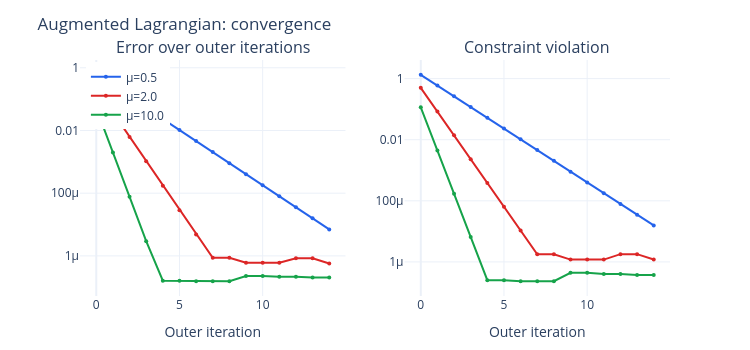

The notebook cell saved with this chart:
### Code cell
fig = make_subplots(rows=1, cols=2,
                    subplot_titles=["Error over outer iterations", "Constraint violation"])

for idx, (mu, recs) in enumerate(aug_lag_results.items()):
    iters = [r["iter"] for r in recs]
    fig.add_trace(go.Scatter(
        x=iters, y=[r["err"] for r in recs],
        mode="lines+markers", name=f"μ={mu}",
        line=dict(color=COLORS[idx], width=2), marker=dict(size=4),
    ), row=1, col=1)
    fig.add_trace(go.Scatter(
        x=iters, y=[r["cv"] for r in recs],
        mode="lines+markers", name=f"μ={mu}",
        line=dict(color=COLORS[idx], width=2), marker=dict(size=4),
        showlegend=False,
    ), row=1, col=2)

for col in [1, 2]:
    fig.update_xaxes(title_text="Outer iteration", row=1, col=col)
    fig.update_yaxes(type="log", row=1, col=col)

fig.update_layout(template="plotly_white", width=750, height=350,
                  title="Augmented Lagrangian: convergence",
                  margin=dict(t=60, b=40),
                  legend=dict(x=0.01, y=0.99))
fig.show()

### Figure 1 — Plotly figure (JSON) as saved in the notebook; plotly's stock layout.template omitted (floating-point values rounded to 4 significant figures)
{"data": [{"line": {"color": "#2563eb", "width": 2}, "marker": {"size": 4}, "mode": "lines+markers", "name": "μ=0.5", "type": "scatter", "x": [0, 1, 2, 3, 4, 5, 6, 7, 8, 9, 10, 11, 12, 13, 14], "xaxis": "x", "y": [0.5963, 0.265, 0.1178, 0.05235, 0.02327, 0.01034, 0.004596, 0.002043, 0.0009078, 0.0004035, 0.0001793, 7.97e-05, 3.542e-05, 1.574e-05, 6.998e-06], "yaxis": "y"}, {"line": {"color": "#2563eb", "width": 2}, "marker": {"size": 4}, "mode": "lines+markers", "name": "μ=0.5", "showlegend": false, "type": "scatter", "x": [0, 1, 2, 3, 4, 5, 6, 7, 8, 9, 10, 11, 12, 13, 14], "xaxis": "x2", "y": [1.333, 0.5926, 0.2634, 0.1171, 0.05202, 0.02312, 0.01028, 0.004567, 0.00203, 0.0009022, 0.000401, 0.0001782, 7.92e-05, 3.52e-05, 1.565e-05], "yaxis": "y2"}, {"line": {"color": "#dc2626", "width": 2}, "marker": {"size": 4}, "mode": "lines+markers", "name": "μ=2.0", "type": "scatter", "x": [0, 1, 2, 3, 4, 5, 6, 7, 8, 9, 10, 11, 12, 13, 14], "xaxis": "x", "y": [0.2236, 0.03727, 0.006211, 0.001035, 0.0001725, 2.876e-05, 4.811e-06, 8.718e-07, 8.718e-07, 6.059e-07, 6.059e-07, 6.059e-07, 8.359e-07, 8.359e-07, 5.691e-07], "yaxis": "y"}, {"line": {"color": "#dc2626", "width": 2}, "marker": {"size": 4}, "mode": "lines+markers", "name": "μ=2.0", "showlegend": false, "type": "scatter", "x": [0, 1, 2, 3, 4, 5, 6, 7, 8, 9, 10, 11, 12, 13, 14], "xaxis": "x2", "y": [0.5, 0.08333, 0.01389, 0.002315, 0.0003858, 6.43e-05, 1.071e-05, 1.783e-06, 1.783e-06, 1.191e-06, 1.191e-06, 1.191e-06, 1.793e-06, 1.793e-06, 1.198e-06], "yaxis": "y2"}, {"line": {"color": "#16a34a", "width": 2}, "marker": {"size": 4}, "mode": "lines+markers", "name": "μ=10.0", "type": "scatter", "x": [0, 1, 2, 3, 4, 5, 6, 7, 8, 9, 10, 11, 12, 13, 14], "xaxis": "x", "y": [0.0516, 0.001985, 7.633e-05, 2.938e-06, 1.616e-07, 1.616e-07, 1.559e-07, 1.559e-07, 1.559e-07, 2.28e-07, 2.28e-07, 2.146e-07, 2.146e-07, 2.027e-07, 2.027e-07], "yaxis": "y"}, {"line": {"color": "#16a34a", "width": 2}, "marker": {"size": 4}, "mode": "lines+markers", "name": "μ=10.0", "showlegend": false, "type": "scatter", "x": [0, 1, 2, 3, 4, 5, 6, 7, 8, 9, 10, 11, 12, 13, 14], "xaxis": "x2", "y": [0.1154, 0.004438, 0.0001707, 6.565e-06, 2.528e-07, 2.528e-07, 2.337e-07, 2.337e-07, 2.337e-07, 4.396e-07, 4.396e-07, 4.049e-07, 4.049e-07, 3.739e-07, 3.739e-07], "yaxis": "y2"}], "layout": {"annotations": [{"font": {"size": 16}, "showarrow": false, "text": "Error over outer iterations", "x": 0.225, "xanchor": "center", "xref": "paper", "y": 1, "yanchor": "bottom", "yref": "paper"}, {"font": {"size": 16}, "showarrow": false, "text": "Constraint violation", "x": 0.775, "xanchor": "center", "xref": "paper", "y": 1, "yanchor": "bottom", "yref": "paper"}], "height": 350, "legend": {"x": 0.01, "y": 0.99}, "margin": {"b": 40, "t": 60}, "title": {"text": "Augmented Lagrangian: convergence"}, "width": 750, "xaxis": {"anchor": "y", "domain": [0, 0.45], "title": {"text": "Outer iteration"}}, "xaxis2": {"anchor": "y2", "domain": [0.55, 1], "title": {"text": "Outer iteration"}}, "yaxis": {"anchor": "x", "domain": [0, 1], "type": "log"}, "yaxis2": {"anchor": "x2", "domain": [0, 1], "type": "log"}}}
